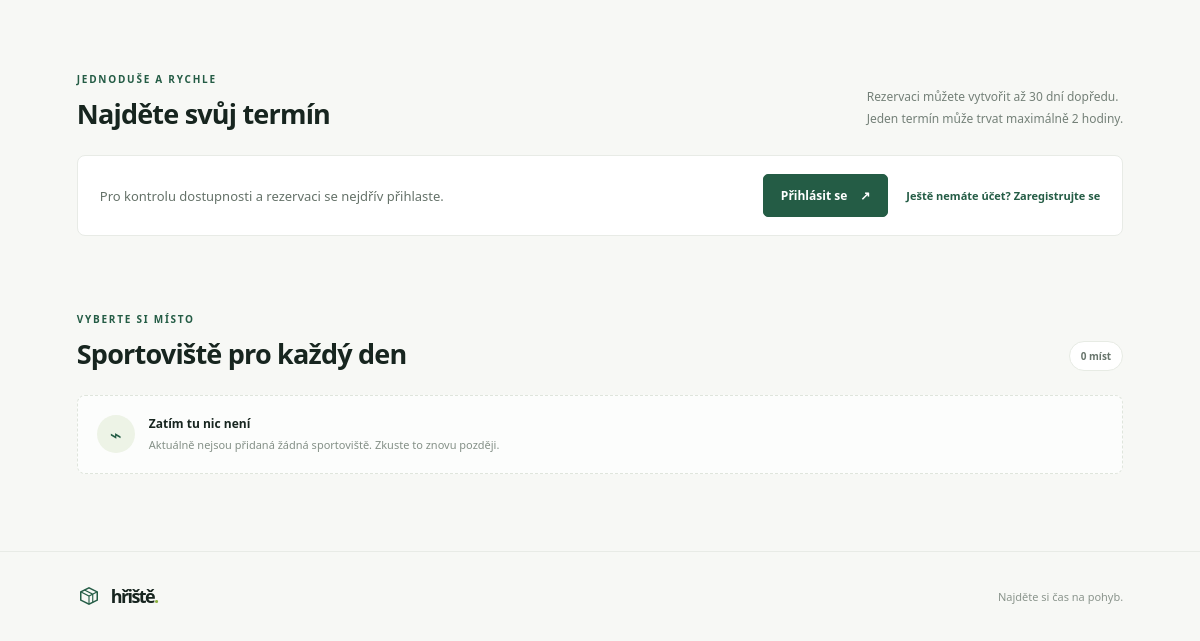
The app's page / (lower part), older data.
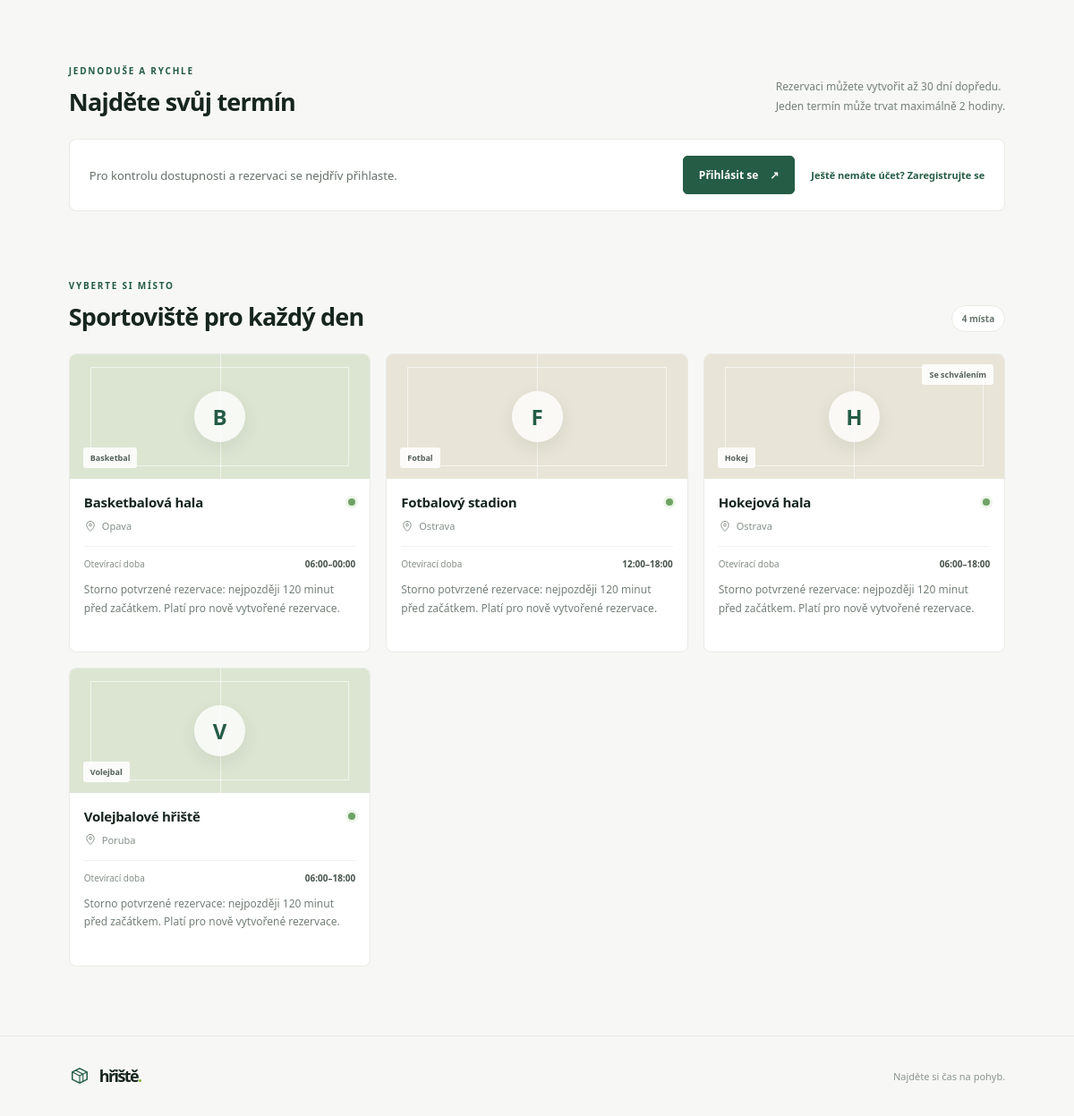
The same page, newer data.
### reservations/models.py (models this page shows, shortened)
class Sport(models.Model):
    name = models.CharField(max_length=100, unique=True)

class Resource(models.Model):
    name = models.CharField(max_length=200)
    sport = models.ForeignKey(Sport, on_delete=models.PROTECT)
    location = models.CharField(max_length=255)
    opens_at = models.TimeField()
    closes_at = models.TimeField()
    is_available = models.BooleanField(default=True)
    requires_approval = models.BooleanField(default=False)
    cancellation_notice_minutes = models.PositiveIntegerField(
        default=120, verbose_name='Storno lhůta (minuty)',
        help_text='Platí pouze pro nově vytvořené rezervace. 0 = kdykoliv před začátkem.',
    )

### reservations/web_views.py (the view, shortened to what this page needs)
# urls.py: 2. Add a URL to urlpatterns:  path('', views.home, name='home')
def home(request):
    portal = build_portal_queries()
    resources = portal.resources()
    now = timezone.now()
    available = [row for row in resources if row.is_available]
    default_id = available[0].id if available else ''
    source = request.POST if request.method == 'POST' else request.GET
    filter_data = {
        'resource_id': source.get('resource_id', default_id),
        'schedule_date': source.get('schedule_date') or timezone.localdate(now).isoformat(),
    }
    schedule_filter = ScheduleFilterForm(filter_data, resources=resources, now=now, auto_id='schedule_%s')
    blocks = []
    week = {'days': [], 'rows': [], 'blocks': []}
    selected_keys = set(request.POST.getlist('selected_blocks'))
    for row in week['rows']:
        row['cells'] = [
            {'block': block, 'selected': bool(block and block.key in selected_keys)}
            for block in row['cells']
        ]
    week_links = {}
    form = BookingForm(request.POST or None, resources=resources, blocks=blocks, initial={
        'resource_id': filter_data['resource_id'], 'schedule_date': filter_data['schedule_date'],
    })
    availability_result = None
    now = timezone.now()
    reservations = (
        portal.reservations_for_user(request.user.pk, now)
        if request.user.is_authenticated else []
    )
    pending = (
        portal.pending_reservations(now)
        if request.user.is_authenticated and request.user.is_staff else []
    )
    return render(request, 'reservations/home.html', {
        'form': form,
        'schedule_filter': schedule_filter,
        'hour_blocks': [(block, block.key in selected_keys) for block in blocks],
        'schedule_week': week,
        'week_links': week_links,
        'selection_mode': request.POST.get('selection_mode', 'manual') if request.method == 'POST' else 'slots',
        'resources': resources,
        'booking_resource': next((row for row in resources
                                  if str(row.id) == str(filter_data['resource_id'])), None),
        'reservations': reservations,
        'pending_reservations': pending,
        'now': now,
        'availability_result': availability_result,
    })

### reservations/persistence.py (called while the page is built)
    def __enter__(self):
        return self

    def __exit__(self, exc_type, exc, traceback):
        self.rollback()
        return False

    def list_resources(self):
        return [
            ResourceListing(
                row.pk, row.name, row.sport.name, row.location,
                row.opens_at.strftime('%H:%M'), row.closes_at.strftime('%H:%M'),
                row.is_available, row.requires_approval,
                row.cancellation_notice_minutes,
            )
            for row in models.Resource.objects.select_related('sport').order_by('name')
        ]

    def rollback(self):
        if self._atomic is not None:
            atomic, self._atomic = self._atomic, None
            try:
                transaction.set_rollback(True)
                atomic.__exit__(None, None, None)
            finally:
                self._rows.clear()

### reservations/portal.py (called while the page is built)
    def resources(self):
        with self.store_factory() as store:
            return store.list_resources()

### reservations/wiring.py (called while the page is built)
def build_portal_queries():
    return PortalQueries(DjangoDataStore, TimeRules())

### reservations/templates/reservations/home.html (shortened to what this page needs)
{% extends 'reservations/base.html' %}
{% load static %}
{% block content %}
<section class="booking-section" aria-labelledby="booking-title">
  <div class="section-heading">
    <div><span class="eyebrow">JEDNODUŠE A RYCHLE</span><h2 id="booking-title">Najděte svůj termín</h2></div>
    <p>Rezervaci můžete vytvořit až 30 dní dopředu.<br>Jeden termín může trvat maximálně 2 hodiny.</p>
  </div>
  {% if user.is_authenticated %}
    {% if resources %}
      <div class="booking-card">
        <form id="schedule-filter" class="schedule-filter" method="get" action="{% url 'home' %}#booking-title">
          <div class="field"><label for="{{ schedule_filter.resource_id.id_for_label }}">Sportoviště</label>{{ schedule_filter.resource_id }}</div>
          <div class="field"><label for="{{ schedule_filter.schedule_date.id_for_label }}">Den v týdnu</label>{{ schedule_filter.schedule_date }}</div>
          <button class="button button-outline" type="submit">Zobrazit týden <span aria-hidden="true">↗</span></button>
          {% for field in schedule_filter %}{% if field.errors %}<div class="form-errors">{{ field.errors }}</div>{% endif %}{% endfor %}
        </form>
        <form id="booking-form" class="booking-form booking-form-schedule" method="post" action="{% url 'home' %}#booking-title">
          {% csrf_token %}
          {{ form.resource_id.as_hidden }}{{ form.schedule_date }}
          <fieldset class="booking-modes">
            <legend>Způsob výběru termínu</legend>
            <label><input type="radio" name="selection_mode" value="slots" {% if selection_mode == 'slots' %}checked{% endif %}> Hodinový rozvrh</label>
            <label><input type="radio" name="selection_mode" value="manual" {% if selection_mode == 'manual' %}checked{% endif %}> Zadat přesný čas</label>
          </fieldset>
          <div id="schedule-panel" class="schedule-panel">
            <div class="schedule-heading"><div><h3>Vyberte si čas na hru</h3><p>Vyberte 1 nebo 2 navazující hodiny ve stejném dni.</p></div><span class="count-pill">Europe/Prague</span></div>
            <p class="schedule-hours">Provozní doba: <strong>{{ schedule_week.opens_at }}–{{ schedule_week.closes_at }}</strong> každý den. Maximálně 2 hodiny na rezervaci.</p>
            <div class="schedule-legend"><span><i class="slot-dot slot-dot-free"></i>Volno</span><span><i class="slot-dot slot-dot-selected"></i>Váš výběr</span><span><i class="slot-dot slot-dot-busy"></i>Nedostupné</span></div>
            <div class="week-toolbar">
              {% if week_links.previous %}<a class="week-nav" href="{{ week_links.previous }}" aria-label="Předchozí týden">←</a>{% else %}<span></span>{% endif %}
              <strong>{{ schedule_week.start|date:'j. n.' }} – {{ schedule_week.end|date:'j. n. Y' }}</strong>
              {% if week_links.next %}<a class="week-nav" href="{{ week_links.next }}" aria-label="Další týden">→</a>{% else %}<span></span>{% endif %}
            </div>
            <div class="week-scroll" role="region" aria-label="Týdenní rozvrh" tabindex="0">
              <table class="week-table">
                <caption class="visually-hidden">Dny v týdnu ve sloupcích, hodinové bloky v řádcích. Vyberte nejvýše dvě navazující hodiny jednoho dne.</caption>
                <thead><tr><th scope="col">Čas</th>{% for day in schedule_week.days %}<th scope="col">{{ day.name }}<small>{{ day.date|date:'j. n.' }}</small></th>{% endfor %}</tr></thead>
                <tbody>
                  {% for row in schedule_week.rows %}
                    <tr><th scope="row">{{ row.label }}</th>
                      {% for cell in row.cells %}
                        <td>{% if cell.block %}
                          <label class="week-slot{% if not cell.block.available %} week-slot-disabled{% endif %}" title="{{ cell.block.start|date:'D j. n.' }} {{ cell.block.label }} — {% if cell.block.available %}Volno{% else %}{{ cell.block.reason }}{% endif %}">
                            <input type="checkbox" name="selected_blocks" value="{{ cell.block.key }}" data-start="{{ cell.block.start|date:'c' }}" data-end="{{ cell.block.end|date:'c' }}" data-day="{{ cell.block.start|date:'Y-m-d' }}" data-label="{{ cell.block.start|date:'D j. n.' }} {{ cell.block.label }}" aria-label="{{ cell.block.start|date:'D j. n.' }} {{ cell.block.label }} {% if cell.block.available %}Volno{% else %}{{ cell.block.reason }}{% endif %}" {% if cell.selected and cell.block.available %}checked{% endif %} {% if not cell.block.available %}disabled{% endif %}>
                            <span>{% if cell.block.available %}Volno{% else %}{{ cell.block.reason }}{% endif %}</span>
                          </label>
                        {% else %}<span class="week-gap" title="Tato hodina v daném dni neexistuje">—</span>{% endif %}</td>
                      {% endfor %}
                    </tr>
                  {% empty %}<tr><td colspan="8" class="schedule-empty">Pro vybraný týden nejsou dostupné hodinové bloky. Zkontrolujte sportoviště a provozní dobu.</td></tr>{% endfor %}
                </tbody>
              </table>
            </div>
            <p id="slot-summary" class="slot-summary" aria-live="polite">Vyberte jeden nebo dva navazující bloky. Maximum jsou 2 hodiny.</p>
            <p class="schedule-note">Obsazenost je orientační a při odeslání se ověřuje znovu. Čekající žádosti termín neblokují. Celá rezervace se musí vejít do provozní doby zobrazené v katalogu.</p>
          </div>
          <div id="manual-panel" class="manual-panel">
            <div class="field"><label for="{{ form.starts_at.id_for_label }}">Začátek</label>{{ form.starts_at }}</div>
            <div class="field"><label for="{{ form.ends_at.id_for_label }}">Konec</label>{{ form.ends_at }}</div>
            <p>Vlastní čas může být i mimo celé hodiny. Maximální délka rezervace je 2 hodiny.</p>
          </div>
          <div class="booking-actions">
            <p class="schedule-note">Storno podmínky pro {{ booking_resource.name }}:
              {% if booking_resource.cancellation_notice_minutes %}potvrzenou rezervaci lze zrušit nejpozději {{ booking_resource.cancellation_notice_minutes }} minut před začátkem, přesně na hranici včetně.{% else %}potvrzenou rezervaci lze zrušit kdykoliv před začátkem.{% endif %}
              Čekající žádost můžete stáhnout kdykoliv před začátkem. Při vytvoření se uloží aktuální lhůta sportoviště; pozdější změny nastavení ji nezmění. Pokud lhůta již uplynula, potvrzenou rezervaci nelze zrušit.</p>
            <button class="button button-outline" name="action" value="availability" type="submit">Zkontrolovat termín</button>
            <button class="button" name="action" value="create" type="submit">Vytvořit rezervaci <span aria-hidden="true">↗</span></button>
          </div>
          {% if form.non_field_errors %}<div class="form-errors">{{ form.non_field_errors }}</div>{% endif %}
          {% for field in form %}{% if field.errors %}<div class="form-errors">{{ field.label }}: {{ field.errors }}</div>{% endif %}{% endfor %}
          {% if availability_result == 'available' %}<p class="availability-result result-available">Termín vypadá volně. Odešlete rezervaci; podle sportoviště se potvrdí automaticky nebo počká na správce.</p>{% endif %}
          {% if availability_result == 'unavailable' %}<p class="availability-result result-unavailable">Tento termín není dostupný. Zkuste jiný čas.</p>{% endif %}
        </form>
      </div>
      <script src="{% static 'reservations/schedule.js' %}" defer></script>
    {% else %}
      <div class="empty-state"><span class="empty-icon">＋</span><div><strong>Sportoviště se připravují</strong><p>Jakmile správce přidá první sportoviště, najdete ho právě tady.</p></div></div>
    {% endif %}
  {% else %}
    <div class="booking-guest">
      <p>Pro kontrolu dostupnosti a rezervaci se nejdřív přihlaste.</p>
      <a class="button" href="{% url 'login' %}">Přihlásit se <span aria-hidden="true">↗</span></a>
      <a class="text-link" href="{% url 'register' %}">Ještě nemáte účet? Zaregistrujte se</a>
    </div>
  {% endif %}
</section>
<section class="venues-section" id="sportoviste" aria-labelledby="venues-title">
  <div class="section-heading">
    <div><span class="eyebrow">VYBERTE SI MÍSTO</span><h2 id="venues-title">Sportoviště pro každý den</h2></div>
    <span class="count-pill">{{ resources|length }} {% if resources|length == 1 %}místo{% elif resources|length == 2 or resources|length == 3 or resources|length == 4 %}místa{% else %}míst{% endif %}</span>
  </div>
  {% if resources %}
    <div class="venue-grid">
      {% for resource in resources %}
        <article class="venue-card">
          <div class="venue-visual visual-{{ forloop.counter0|divisibleby:3|yesno:'one,two' }}">
            <span class="venue-monogram">{{ resource.sport_name|first|upper }}</span>
            <span class="venue-sport">{{ resource.sport_name }}</span>
            {% if resource.requires_approval %}<span class="approval-tag">Se schválením</span>{% endif %}
          </div>
          <div class="venue-info">
            <div class="venue-title-row"><h3>{{ resource.name }}</h3><span class="availability-dot {% if not resource.is_available %}is-closed{% endif %}" title="{% if resource.is_available %}Dostupné{% else %}Momentálně nedostupné{% endif %}"></span></div>
            <p class="venue-location"><svg viewBox="0 0 20 20" aria-hidden="true"><path d="M10 18s6-5.1 6-10a6 6 0 1 0-12 0c0 4.9 6 10 6 10Z"/><circle cx="10" cy="8" r="2"/></svg>{{ resource.location }}</p>
            <div class="venue-meta"><span>Otevírací doba</span><strong>{{ resource.opens_at }}–{{ resource.closes_at }}</strong></div>
            <p class="schedule-note">Storno potvrzené rezervace: {% if resource.cancellation_notice_minutes %}nejpozději {{ resource.cancellation_notice_minutes }} minut před začátkem{% else %}kdykoliv před začátkem{% endif %}. Platí pro nově vytvořené rezervace.</p>
          </div>
        </article>
      {% endfor %}
    </div>
  {% else %}
    <div class="empty-state"><span class="empty-icon">⌁</span><div><strong>Zatím tu nic není</strong><p>Aktuálně nejsou přidaná žádná sportoviště. Zkuste to znovu později.</p></div></div>
  {% endif %}
</section>
{% endblock %}

### reservations/templates/reservations/base.html (shortened to what this page needs)
{% load static %}
<!doctype html>
<html lang="cs">
<head>
  <link rel="stylesheet" href="{% static 'reservations/app.css' %}">
</head>
<body>
  <main>
    {% block content %}{% endblock %}
  </main>
  <footer class="footer">
    <a class="brand brand-footer" href="{% url 'home' %}"><span class="brand-mark" aria-hidden="true"><svg viewBox="0 0 32 32" fill="none"><path d="M5 10.5 16 5l11 5.5v11L16 27 5 21.5v-11Z" stroke="currentColor" stroke-width="2"/><path d="M5.5 10.8 16 16l10.5-5.2M16 16v10.5M10 8l11 5.5v11" stroke="currentColor" stroke-width="1.5"/></svg></span><span>hřiště<span class="brand-dot">.</span></span></a>
    <span>Najděte si čas na pohyb.</span>
  </footer>
</body>
</html>

Row changes from the older to the newer data that the page shows:
added Sport: sport_name|first "B", sport_name "Basketbal"
added Resource: name "Basketbalová hala", location "Opava"
added Sport: sport_name|first "F", sport_name "Fotbal"
added Resource: name "Fotbalový stadion", location "Ostrava"
added Sport: sport_name|first "H", sport_name "Hokej"
added Resource: name "Hokejová hala", location "Ostrava"
added Sport: sport_name|first "V", sport_name "Volejbal"
added Resource: name "Volejbalové hřiště", location "Poruba"
Text that changed along with them:
{{ resources|length }}: "0" → "4"
text no longer shown: "míst ⌁ Zatím tu nic není Aktuálně nejsou přidaná žádná sportoviště. Zkuste to znovu později."
text now shown: "místa"
new list line: "Otevírací doba 06:00 – 00:00 Storno potvrzené rezervace: nejpozději 120 minut před začátkem . Platí pro nově vytvořené rezervace."
new list line: "Otevírací doba 12:00 – 18:00 Storno potvrzené rezervace: nejpozději 120 minut před začátkem . Platí pro nově vytvořené rezervace."
new list line: "Se schválením Otevírací doba 06:00 – 18:00 Storno potvrzené rezervace: nejpozději 120 minut před začátkem . Platí pro nově vytvořené rezervace."
new list line: "Otevírací doba 06:00 – 18:00 Storno potvrzené rezervace: nejpozději 120 minut před začátkem . Platí pro nově vytvořené rezervace."
